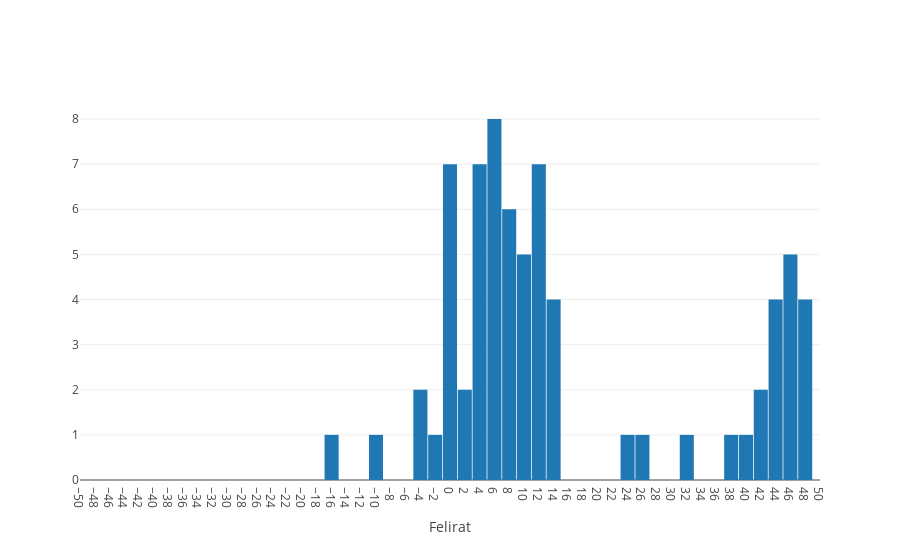

Here is the notebook cell this chart was saved with:
### Markdown cell above
# Hiba

### Code cell
refxlin2=np.linspace(0,16,100)
iplt(tk.calc_error(GRSA,rhoAA,CapacityA,refxlin2* 1e-6,linf(refxlin2,params[0]),detailOn=False, runNb=runNb))

### Figure 1 — Plotly figure (JSON) as saved in the notebook; plotly's stock layout.template omitted (floating-point values rounded to 4 significant figures)
{"data": [{"type": "histogram", "x": [-0.1434, 45.47, 45.74, 46.86, 44.2, -2.839, 12.12, -4.389, 48.08, 12.82, 0.6227, 9.628, 9.942, 4.223, 32.95, 12.57, 8.757, 14.55, 6.271, 43.28, 13.6, 3.634, -4.959, 6.582, 10.22, 6.398, -0.03087, -15.85, 11.62, 14.39, 6.628, 46.81, 44.61, 3.461, 12.66, 12.82, 48.93, 3.695, 6.431, 3.168, 46.28, 8.638, 8.736, -0.02606, 52.8, 39.91, 26.3, -9.642, 2.24, 14.37, 9.751, 41.11, 5.052, 0.1395, 0.9071, 9.845, 23.18, 3.111, 5.046, 11.01, 8.807, 7.129, 47.6, 48.46, 41.35, 43.61, 38.57, -0.1408, 7.992, 1.731, 6.184, 3.283], "xbins": {"end": 49, "size": 2, "start": -49}}], "layout": {"bargap": 0.05, "xaxis1": {"dtick": 2, "range": [-50, 50], "tick0": -50, "title": "Felirat"}}}
